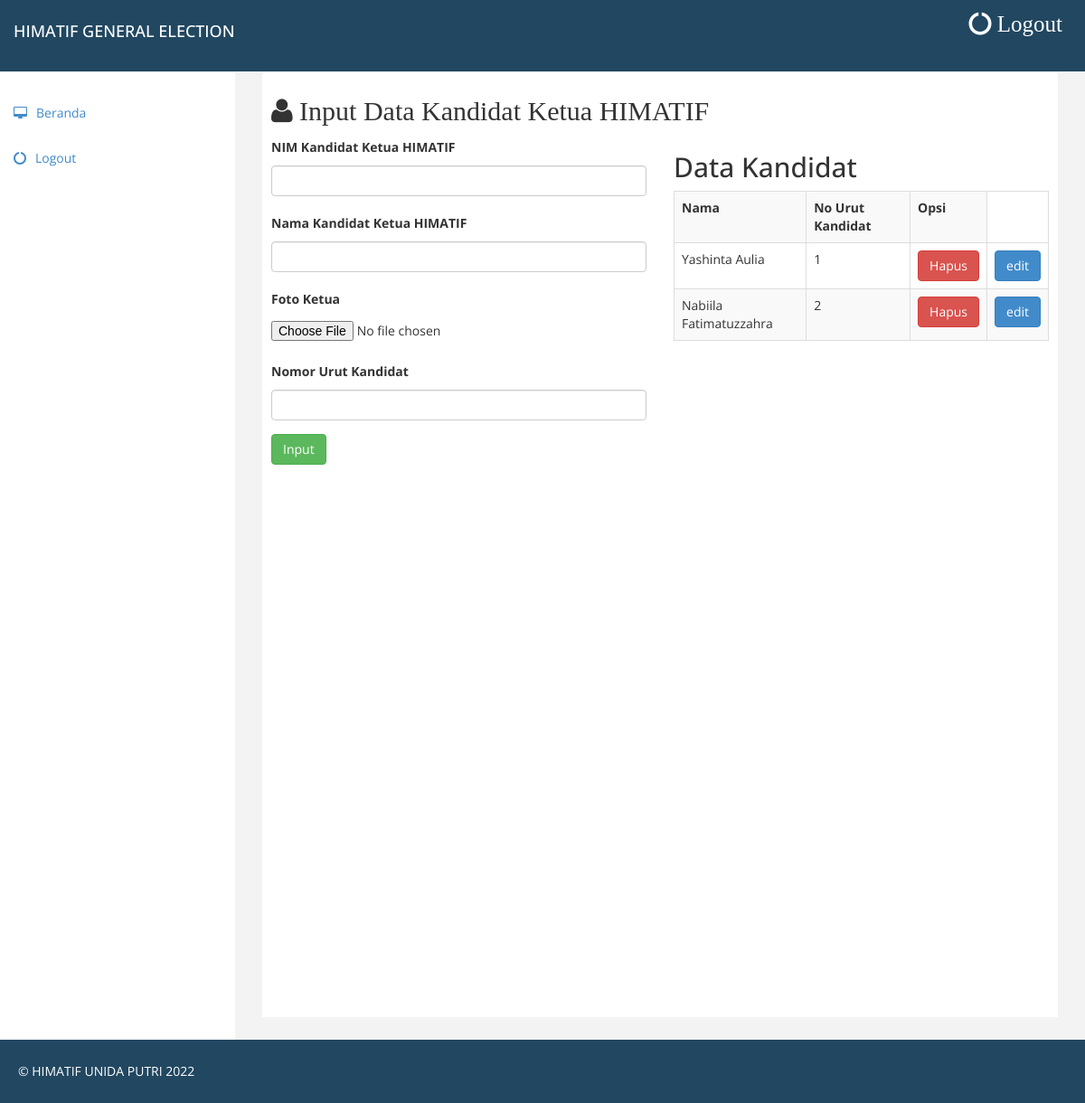
The app's page /sistem/input_data_paslon.php (signed in) with its own data.
### tables this page shows
CREATE TABLE `data_paslon` (
  `id` int(11) NOT NULL,
  `nim_ketua` varchar(9) NOT NULL,
  `nm_paslon_ketua` varchar(50) NOT NULL,
  `gambar1` varchar(100) NOT NULL,
  `nim_wakil` varchar(9) NOT NULL,
  `nm_paslon_wakil` varchar(50) NOT NULL,
  `gambar2` varchar(100) NOT NULL,
  `no_urut` int(1) NOT NULL
);

### sistem/input_data_paslon.php (the view, shortened to what this page needs)
<?php
include'../koneksi.php';
?>
<!DOCTYPE html>
<html xmlns="http://www.w3.org/1999/xhtml">
<head>
  <link href="assets/css/bootstrap.css" rel="stylesheet" />
  <link href="assets/css/font-awesome.css" rel="stylesheet" />
  <link href="assets/css/custom.css" rel="stylesheet" />
</head>
<body>
  <div id="wrapper">
   <div class="navbar navbar-inverse navbar-fixed-top">
    <div class="adjust-nav">
      <div class="navbar-header">
        <a class="navbar-brand" href="#">
          <h4 style="color: white;">HIMATIF GENERAL ELECTION</h4>
        </a>
      </div>
      <span class="logout-spn" >
        <a href="../logout.php" style="color:#fff;"><i class="fa fa-circle-o-notch"> Logout</i></a>
      </span>
    </div>
  </div>
  <nav class="navbar-default navbar-side" role="navigation">
    <div class="sidebar-collapse">
      <div class="menu">
        <ul class="nav" id="main-menu">
          <li>
            <a href="index.php"><i class="fa fa-desktop"></i>Beranda</a>
          </li>
          <li>
            <a href="../logout.php"><i class="fa fa-circle-o-notch "></i>Logout</a>
          </li>
        </ul>
      </div>
    </div>
  </nav>
  <div id="page-wrapper" >
    <div id="page-inner">
      <div class="row">
        <div class="col-lg-12">
          <h2><i class="fa fa-user"> Input Data Kandidat Ketua HIMATIF</i></h2>
        </div>
      </div>
      <div class="row">
        <div class="col-lg-6">
          <form action="" method="post" enctype="multipart/form-data">
            <div class="form-group">
              <label>NIM Kandidat Ketua HIMATIF</label>
              <input type="text" name="nim_ketua" required="required" class="form-control">
            </div>
            <div class="form-group">
              <label>Nama Kandidat Ketua HIMATIF</label>
              <input type="text" name="nm_paslon_ketua" required="required" autocomplete="off" class="form-control">
            </div>
            <div class="form-group">
              <label>Foto Ketua</label>
              <input type="file" name="gambar1" required="required" class="form-control-file">
            </div>
            <div class="form-group">
              <label>Nomor Urut Kandidat</label>
              <input type="text" name="no_urut" required="required" class="form-control">
            </div>
            <div class="form-group">
              <input type="submit" class="btn btn-success" name="simpan" value="Input" class="form-control">
            </div>
          </form>
        </div>
        <div class="col-lg-6">
          <div class="row">
            <div class="col-lg-12">
              <h2>Data Kandidat</h2>
              <div class="table-responsiv">
                <table class="table table-striped table-bordered table-hover">
                  <tr>
                    <th>Nama</th>
                    <th>No Urut Kandidat</th>
                    <th>Opsi</th>
                  </tr>
                  <?php
                  $data_paslon = mysqli_query($koneksi,"SELECT * FROM data_paslon");
                  while($d = mysqli_fetch_array($data_paslon)){
                    ?>
                    <tr>
                      <td><?php echo $d['nm_paslon_ketua']; ?></td>
                      <td><?php echo $d['no_urut']; ?></td>
                      <td><a class="btn btn-danger btn-circle" onclick="return confirm('Yakin hapus data ini !!!')" href="hapus.php?no_urut=<?php echo $d['no_urut']; ?>">Hapus</a></td>
                      <td><a class="btn btn-primary btn-circle" onclick="return confirm('Yakin Update data ini !!!')" href="update_data_paslon.php?no_urut=<?php echo $d['no_urut']; ?>">edit</a>
                      </td>
                    </tr>
                  <?php } ?>
                </table>
              </div>
            </div>
          </div>
        </div>
      </div>
    </div>
  </div>
</div>
<div class="footer">
  <div class="row">
    <div class="col-lg-12" >
      &copy; HIMATIF UNIDA PUTRI <?php echo date('Y') ?> <a href="http://binarytheme.com" style="color:#fff;" target="_blank"></a>
    </div>
  </div>
</div>
</body>
</html>

### sistem/assets/css/custom.css (style rules this page uses)
body { font-family: 'Open Sans', sans-serif; line-height:30px; }
#wrapper { width: 100%; margin-top:50px; }
#page-wrapper { padding: 15px 15px; min-height: 600px; background:#F3F3F3; }
#page-inner { width:100%; margin:10px 20px 10px 0px; background-color:#fff!important; padding:10px; min-height:1050px; }
.sidebar-collapse .nav { padding:0; padding-top:50px; }
.navbar-side { border:none; background-color: #fff; }
.navbar-inverse { background-color: #214761; border-color: #F0F0F0; min-height: 80px; }
.nav > li > a > i { margin-right:10px; }
.logout-spn { float:right; color:#fff; font-size:25px; font-weight:800; margin:20px; margin: 10px 25px 10px 50px; }
.logout-spn a { text-decoration:none; }
.footer { background-color:#214761; width:100%; color:#fff; padding:20px 50px 20px 50px; padding-left:20px; }
@media (min-width:768px) { #page-wrapper { margin: 0 0 0 260px; padding: 15px 30px; min-height: 1050px; } }
@media (min-width:768px) { .navbar-side { z-index: 1; position: absolute; width: 260px; } }

### records on screen
data_paslon: nm_paslon_ketua "Yashinta Aulia", no_urut "1"
data_paslon: nm_paslon_ketua "Nabiila Fatimatuzzahra", no_urut "2"
